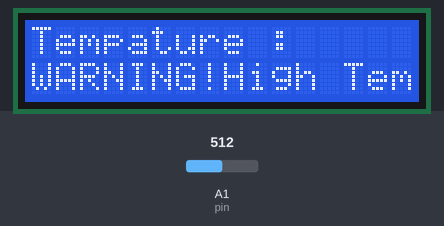
Bench run of a sketch on a simulated Arduino Uno, built with avr-gcc and run on an emulated ATmega328P. Parts: 16×2 character LCD. The test bench sets the inputs (shaded band); at power-on: A1 (pin) = 512. What the sketch prints to the serial monitor is not drawn.

Above: at 1.2 s.
1.3 s: A1 (pin) set to 63
3.2 s: A1 (pin) set to 54
At 4.6 s:
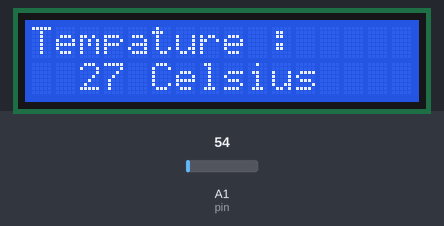
5.5 s: A1 (pin) set to 21
At 7.3 s:
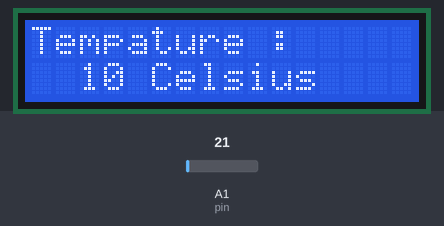
7.6 s: A1 (pin) set to 18
At 9.1 s:
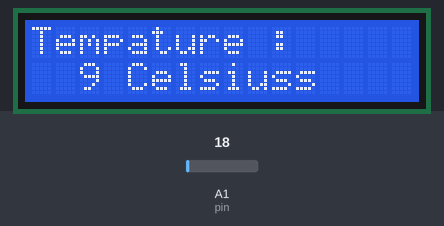
9.6 s: A1 (pin) set to 122
At 10.9 s:
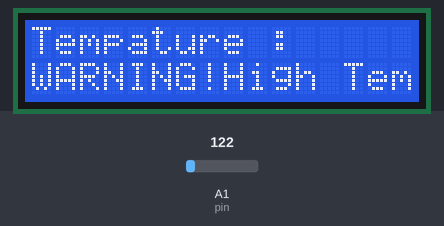
11.6 s: A1 (pin) set to 20
At 12.9 s:
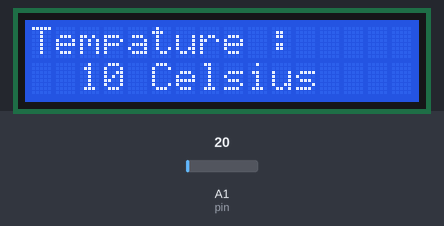
Timing chart, 0 to 14.6 s (numbered marks = the images above; inputs shaded):
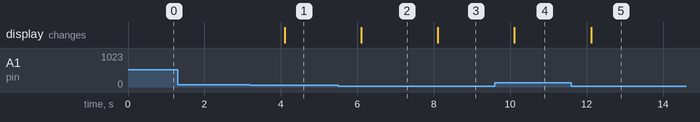

Measured:
- the behaviour switches between 60 and 59 on A1 (pin) (found by bisection; images 0 and 1)
- the behaviour switches between 20 and 19 on A1 (pin) (found by bisection; images 2 and 3)
- after the input at 1.3 s, every drawn part: stays the same
- after the input at 3.2 s, the display: changes after 0.90 s (image 1)
- after the input at 5.5 s, the display: changes after 0.60 s (image 2)
- after the input at 7.6 s, the display: changes after 0.50 s (image 3)
- after the input at 9.6 s, the display: changes after 0.51 s (image 4)
- after the input at 11.6 s, the display: changes after 0.52 s (image 5)

The sketch:

sketch_oct08a.ino
```cpp
#include <LiquidCrystal.h>
//const int rs = 12, en = 11, d4 = 5, d5 = 4, d6 = 3, d7 = 2;
LiquidCrystal lcd(8,9, 4,5,6,7);
int pin = A1;
float temp =0;
float celsius =0;
bool check =false;


void setup() {
  Serial.begin(9600);
   lcd.begin(16, 2);
   lcd.print("Tempature :");
}

void loop () {
   if(check){
    lcd.clear();
    lcd.print("Tempature :");
    check=false;
   }
temp = analogRead(pin);
Serial.println(temp);
celsius = temp/2;
if(celsius>=30.0){
  lcd.setCursor(0,1);
  lcd.print("WARNING!High Temperature");
  check =true;
}else{
  lcd.setCursor(2,1);
lcd.print((int)celsius);
lcd.print(" Celsius");
}
delay(1000);

}
```
